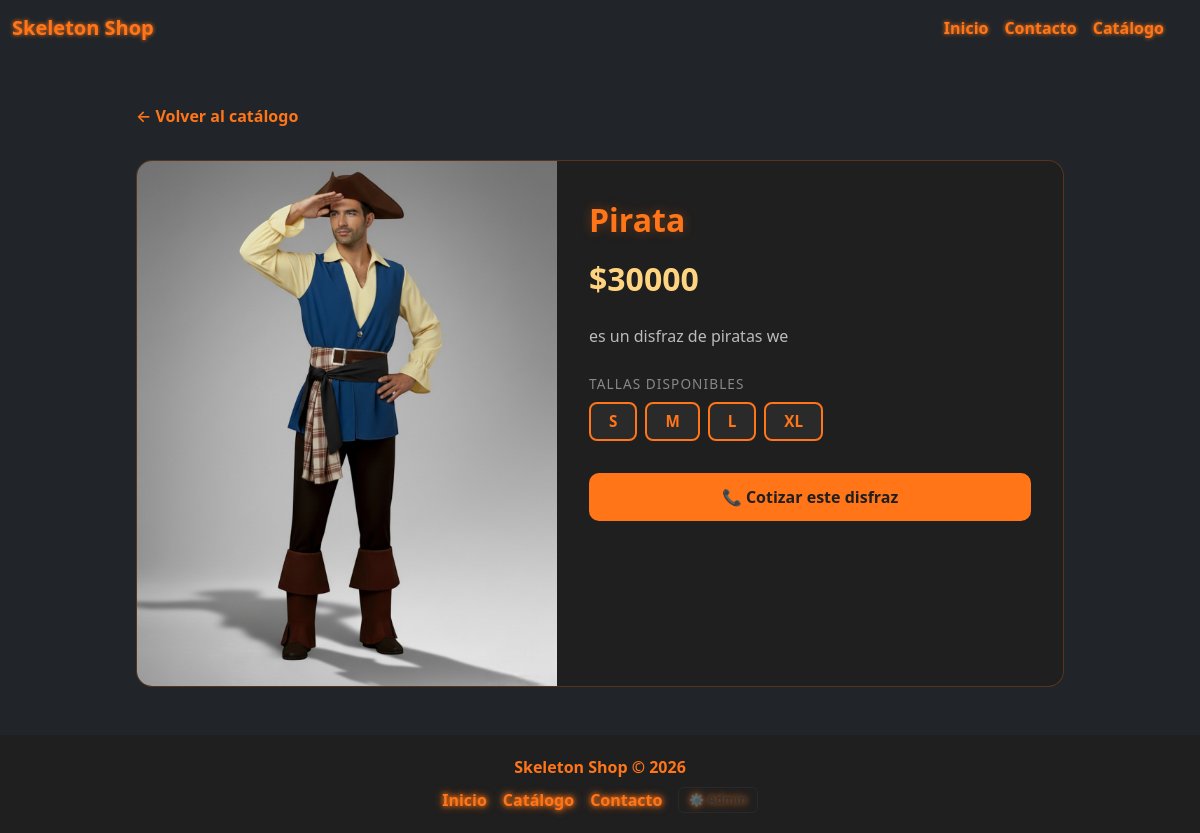
The page /catalogo/5/ on the database its author committed.
### web/models.py (models this page shows, shortened)
class Disfraz(models.Model):
    nombre = models.CharField(max_length=100)
    descripcion = models.TextField()
    categoria = models.CharField(max_length=50)
    tallas = models.CharField(max_length=100, help_text="Ej: S, M, L, XL")
    stock = models.IntegerField(default=0)
    comprados = models.IntegerField(default=0)
    precio = models.IntegerField()
    precio_anterior = models.IntegerField(null=True, blank=True)
    imagen = models.ImageField(upload_to='disfraces/', null=True, blank=True)

### web/views.py (the view)
# urls.py: path('catalogo/<int:disfraz_id>/', views.detalle, name='detalle_disfraz'),
def detalle(request, disfraz_id):
    disfraz = get_object_or_404(Disfraz, id=disfraz_id)
    lista_tallas = [talla.strip() for talla in disfraz.tallas.split(',')]
    return render(request, 'catalogo/detalle.html', {
        'disfraz': disfraz,
        'lista_tallas': lista_tallas
    })

### templates/catalogo/detalle.html (shortened to what this page needs)
{% extends 'base.html' %}
{% load static %}
{% block content %}
<div class="detalle-container">
  <a href="{% url 'catalogo' %}" class="detalle-back">← Volver al catálogo</a>
  <div class="detalle-card">
    <div class="detalle-imagen">
      {% if disfraz.imagen %}
        <img src="{{ disfraz.imagen.url }}" alt="{{ disfraz.nombre }}">
      {% else %}
        <div class="emoji-placeholder">🎭</div>
      {% endif %}
    </div>
    <div class="detalle-info">
      <h1>{{ disfraz.nombre }}</h1>
      <div class="detalle-precio">${{ disfraz.precio }}</div>
      {% if disfraz.descripcion %}
        <p class="detalle-descripcion">{{ disfraz.descripcion }}</p>
      {% else %}
        <p class="detalle-descripcion">Disfraz de alta calidad disponible en varias tallas.</p>
      {% endif %}
      {% if lista_tallas %}
      <div class="tallas-label">Tallas disponibles</div>
      <div class="tallas-grid">
        {% for talla in lista_tallas %}
          <button class="talla-btn" onclick="selectTalla(this)">{{ talla }}</button>
        {% endfor %}
      </div>
      {% endif %}
      <a href="{% url 'contacto' %}?disfraz={{ disfraz.nombre }}" class="btn-contactar">
        📞 Cotizar este disfraz
      </a>
    </div>
  </div>
</div>
{% endblock %}

### static/css/style.css (style rules this page uses)
*, *::before, *::after { box-sizing: border-box; }
html, body { height: 100%; margin: 0; }
body { background-color: #1a1a1a; display: flex; flex-direction: column; min-height: 100vh; }
.detalle-container { max-width: 960px; margin: 3rem auto; padding: 0 1rem; }
.detalle-back { display: inline-flex; align-items: center; gap: 0.4rem; color: #ff7518; font-weight: 600; text-decoration: none; margin-bottom: 2rem; transition: color 0.2s; }
.detalle-card { background: #1f1f1f; border: 1px solid #ff751840; border-radius: 16px; overflow: hidden; display: flex; flex-wrap: wrap; }
.detalle-imagen { flex: 0 0 auto; width: 100%; max-width: 420px; background: linear-gradient(135deg, #2a2a2a, #3a2000); display: flex; align-items: center; justify-content: center; min-height: 360px; }
.detalle-imagen img { width: 100%; height: 100%; object-fit: cover; min-height: 360px; }
.detalle-info { flex: 1; padding: 2.5rem 2rem; min-width: 260px; }
.detalle-info h1 { color: #ff7518; font-size: 2rem; font-weight: 800; text-shadow: 0 0 12px #ff751855; margin-bottom: 1rem; }
.detalle-precio { font-size: 2rem; font-weight: 700; color: #ffd480; margin-bottom: 1.2rem; }
.detalle-descripcion { color: #bbb; line-height: 1.7; margin-bottom: 1.5rem; font-size: 1rem; }
.tallas-label { color: #888; font-size: 0.85rem; text-transform: uppercase; letter-spacing: 0.08em; margin-bottom: 0.5rem; }
.tallas-grid { display: flex; flex-wrap: wrap; gap: 8px; margin-bottom: 2rem; }
.talla-btn { background: #2a2a2a; color: #ff7518; border: 2px solid #ff7518; border-radius: 8px; padding: 6px 18px; font-weight: 700; font-size: 0.95rem; cursor: pointer; transition: background 0.2s, color 0.2s; }
.btn-contactar { background: #ff7518; color: #1f1f1f; border: none; border-radius: 10px; padding: 0.75rem 2rem; font-weight: 700; font-size: 1rem; text-decoration: none; display: inline-block; transition: background 0.2s, box-shadow 0.2s; width: 100%; text-align: center; }

### rows shown on the page
Disfraz: imagen (picture), nombre "Pirata", precio "30000", descripcion "es un disfraz de piratas we"

### other values the page prints
{{ talla }} "S" "M" "L" "XL"
